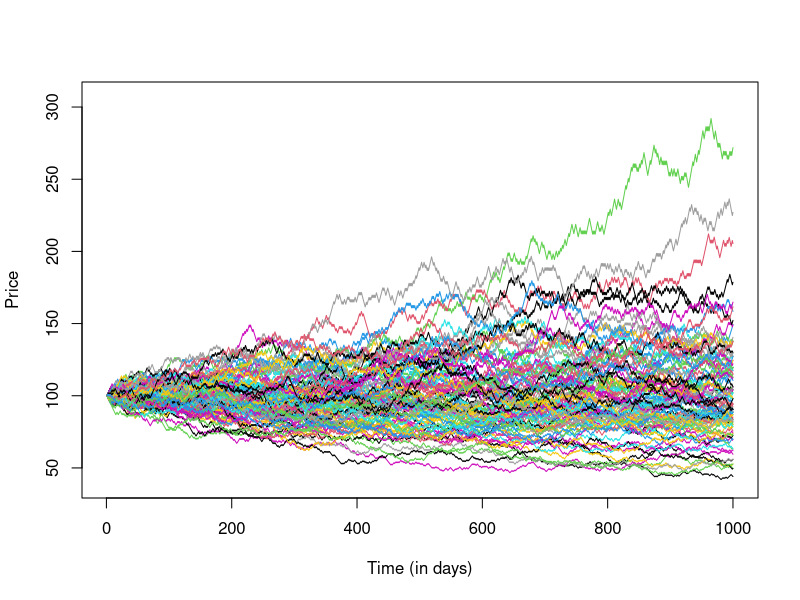

Recreate this plot in R.
# Generate a new price based on the previous price
#
# The new price can be up one-tick or down one-tick, each with equal probabilities
# ^ this can be changed by updating the threshold parameter
#
# The up or down movements can be adjusted as well
generate_price = function(old_price, 
                          up = 0.01, 
                          down = -0.01, 
                          threshold = 0.5
                          ) {
  rand = runif(1)
  
  if (rand <= threshold) {
    old_price * (1 + up)
  } else {
    old_price * (1 + down)
  }
}

# n - number of simulations for one path
# m - number of simulated paths
n = 1000
m = 100

prices = matrix(0, nrow = n, ncol = m)

# Set the starting price
prices[1, ] = 100

for (row_index in 2:n) {
  for (col_index in 1:m) {
    prices[row_index, col_index] = generate_price(prices[row_index - 1, col_index])
  }
}

# Time axis
time = 1:n

# Making sure that all the value can be seen in the graph
tol = 0.05
max_val = max(prices) * (1 + tol)
min_val = min(prices) * (1 - tol)

plot(time, prices[, 1], xlab = "Time (in days)", ylab = "Price", type = "l", col = 1, lty = 1, ylim = c(min_val, max_val))

for (col_index in 2:m) {
  temp_price = prices[, col_index]
  lines(time, temp_price, type = "l", col = col_index)  
}